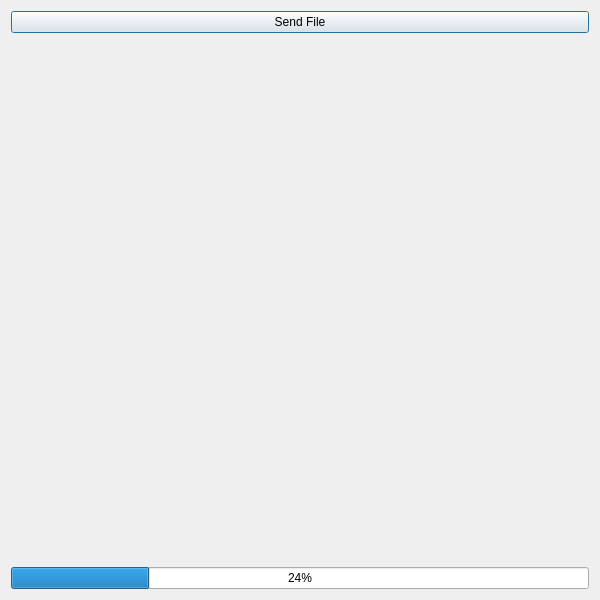
<?xml version="1.0" encoding="UTF-8"?>
<ui version="4.0">
 <class>send_portal</class>
 <widget class="QDialog" name="send_portal">
  <property name="geometry">
   <rect>
    <x>0</x>
    <y>0</y>
    <width>600</width>
    <height>600</height>
   </rect>
  </property>
  <property name="windowTitle">
   <string>Dialog</string>
  </property>
  <layout class="QVBoxLayout" name="verticalLayout">
   <item>
    <widget class="QPushButton" name="pushButton">
     <property name="text">
      <string>Send File</string>
     </property>
    </widget>
   </item>
   <item>
    <widget class="QLabel" name="receiver">
     <property name="text">
      <string/>
     </property>
    </widget>
   </item>
   <item>
    <widget class="QLabel" name="file">
     <property name="text">
      <string/>
     </property>
    </widget>
   </item>
   <item>
    <widget class="QLabel" name="progress">
     <property name="text">
      <string/>
     </property>
    </widget>
   </item>
   <item>
    <widget class="QProgressBar" name="progressBar">
     <property name="value">
      <number>24</number>
     </property>
    </widget>
   </item>
  </layout>
 </widget>
 <resources/>
 <connections/>
</ui>
